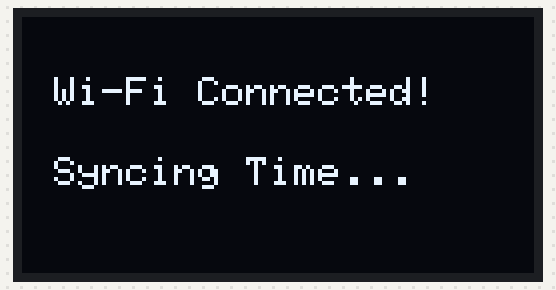
Bench run of a sketch on a simulated ESP32. On the bench: 128×64 one-colour display. WiFi joins after 1.5 s; servers stay silent unless stated; the local clock reads 2024-03-15 10:24:30 at power-on unless the sketch sets it; what the sketch prints to the serial monitor is not drawn.

Above: at 1.6 s.
At 3.7 s:
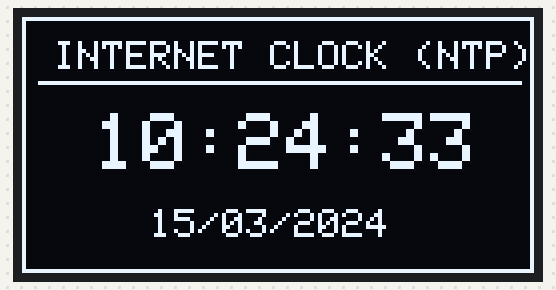
At 7.8 s:
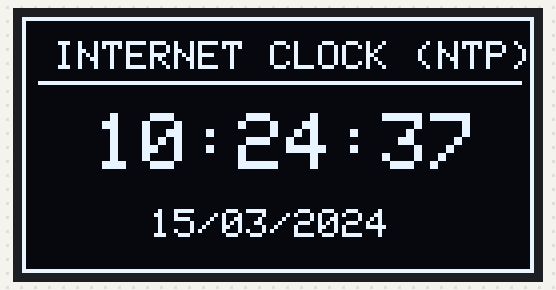
At 11.9 s:
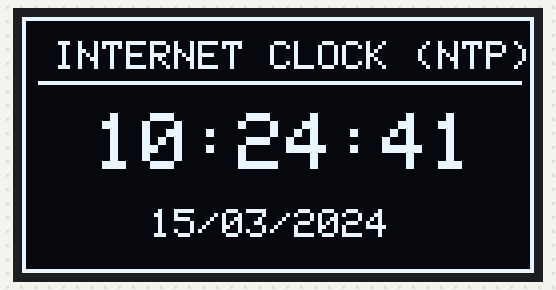
At 21.1 s:
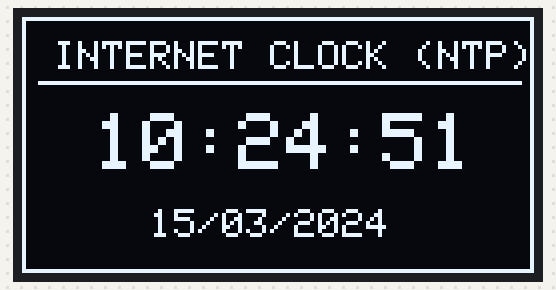
At 38.5 s:
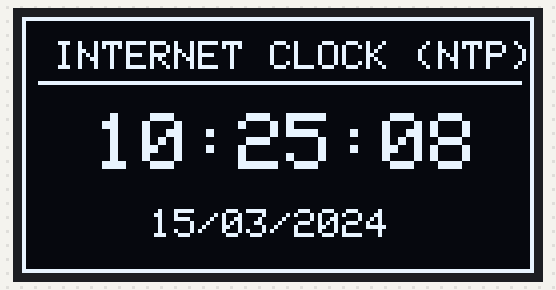

The sketch:

Internet-Clock.ino
```cpp
#include <WiFi.h>
#include <Wire.h>
#include <Adafruit_GFX.h>
#include <Adafruit_SH110X.h>
#include "time.h" // ESP32'nin yerleşik zaman kütüphanesi

#define i2c_Address 0x3c
#define SCREEN_WIDTH 128
#define SCREEN_HEIGHT 64
Adafruit_SH1106G display = Adafruit_SH1106G(SCREEN_WIDTH, SCREEN_HEIGHT, &Wire, -1);

// Wi-Fi credentials
const char* ssid     = "SUPERONLINE_WiFi_1BB0";
const char* password = "Mete2000*";

// NTP Sunucu Ayarları
const char* ntpServer = "pool.ntp.org";
const long  gmtOffset_sec = 10800; // UTC+3 için 3 saat x 3600 saniye = 10800
const int   daylightOffset_sec = 0; // Sabit saat uygulaması nedeniyle 0

void setup() {
  Serial.begin(115200);

  // OLED Setup
  display.begin(i2c_Address, true);
  display.setRotation(2);
  display.clearDisplay();

  // Connect to Wi-Fi
  display.setTextSize(1);
  display.setTextColor(SH110X_WHITE);
  display.setCursor(8, 15);
  display.print("Connecting to Wi-Fi...");
  display.display();

  WiFi.begin(ssid, password);
  while (WiFi.status() != WL_CONNECTED) {
    delay(500);
    Serial.print(".");
  }

  // Zamanı NTP sunucusundan yapılandır
  configTime(gmtOffset_sec, daylightOffset_sec, ntpServer);

  display.clearDisplay();
  display.setCursor(8, 15);
  display.println("Wi-Fi Connected!");
  display.setCursor(8, 35);
  display.println("Syncing Time...");
  display.display();
  delay(2000);
}

void loop() {
  struct tm timeinfo;
  // Zaman bilgisini başarıyla alamazsa loop'u tekrar başlat (Hatalı tarihi engeller)
  if(!getLocalTime(&timeinfo)){
    Serial.println("Failed to obtain time");
    delay(100);
    return;
  }

  // Zaman ve Tarih karakter dizilerini hazırla
  char timeString[9];  // HH:MM:SS
  char dateString[11]; // DD/MM/YYYY

  strftime(timeString, sizeof(timeString), "%H:%M:%S", &timeinfo);
  strftime(dateString, sizeof(dateString), "%d/%m/%Y", &timeinfo);

  // Render Dashboard
  display.clearDisplay();
  display.drawRect(0, 0, 128, 64, SH110X_WHITE); // Şık çerçeve

  // Header
  display.setTextSize(1);
  display.setCursor(8, 6);
  display.println("INTERNET CLOCK (NTP)");
  display.drawLine(4, 16, 124, 16, SH110X_WHITE);

  // Time Display
  display.setTextSize(2);
  display.setCursor(18, 24);
  display.println(timeString);

  // Date Display
  display.setTextSize(1);
  display.setCursor(32, 48);
  display.println(dateString);

  display.display();
  delay(1000); // Saniyede bir ekranı güncelle
}
```

Measured:
- what the display in image 0 shows lasts 2.0 s, from 1.6 s to 3.6 s
- what the display in image 1 shows lasts 1.0 s, from 3.6 s to 4.6 s
